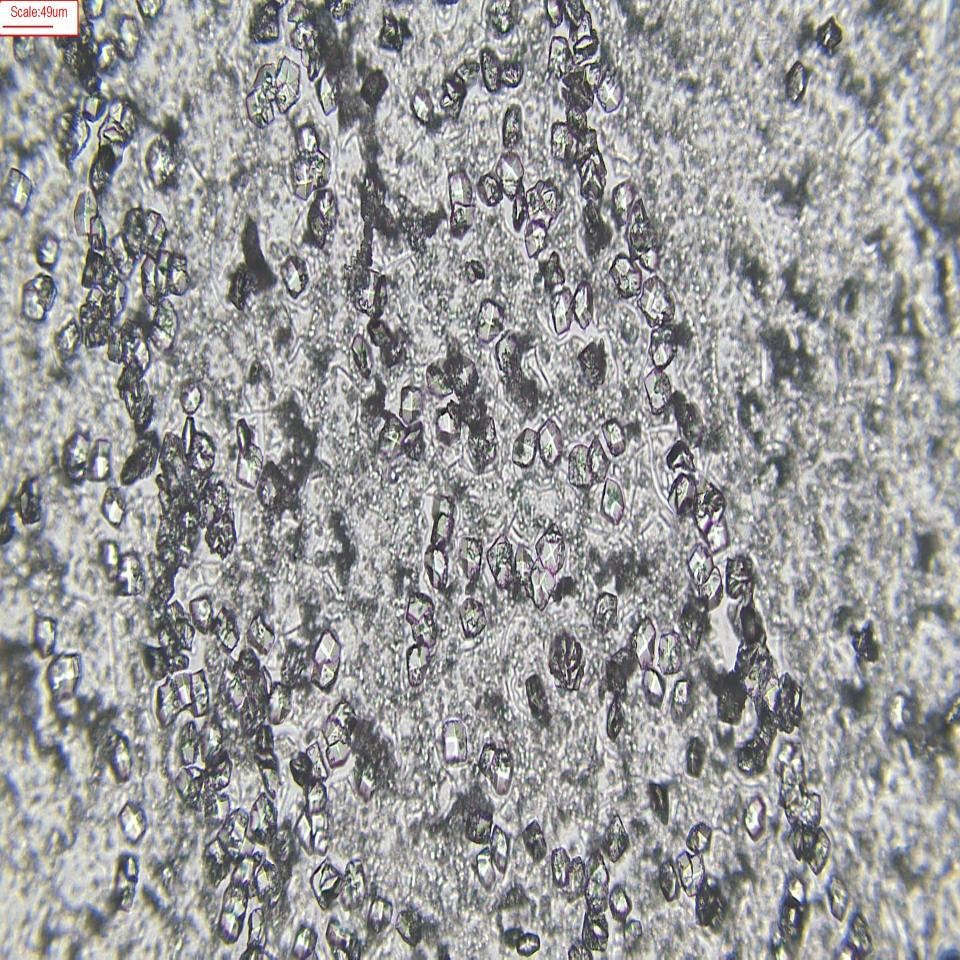
#> input picture moksh_crystaldetection/dataset-detect/test/images/41_cry_jpg.rf.c67273d81ec4a8cde02e358e1dfe5d21.jpg, 960 x 960 px
$ python filtrate_scale.py ../moksh_crystaldetection/dataset-detect/test/images/41_cry_jpg.rf.c67273d81ec4a8cde02e358e1dfe5d21.jpg ../moksh_crystaldetection/dataset-detect/test/images/41_cry_jpg.rf.c67273d81ec4a8cde02e358e1dfe5d21.jpg
#> lines starting #> are read from the running program, lines starting #| are printed output that depends on the picture
import sys
import cv2
import pytesseract

 # Fonction qui extrait l echelle
def extract_scale(img_input):
    img = img_input[0:100, 0:150]
    texte = pytesseract.image_to_string(img, config='--psm 6 digits')
    print(texte)
    return

 # Fonction qui supprime le carre de l echelle
def delete_scale(img_input, img_output):
    return "Hello World"

if __name__ == "__main__":

    # Vérification des inputs
    if len(sys.argv) == 2:
        if sys.argv[1] == "-help":
            print("Supprime le carre en haut a gauche qui donne l echelle et la calcule")
    elif len(sys.argv) != 3:
        print("Usage : python filtrate_scale.py <image_entree> <image_sortie>\npython filtrate_scale.py -help")
        sys.exit(1)


    extract_scale(cv2.imread(sys.argv[1]))
#> in extract_scale, `img = img_input[0:100, 0:150]`:
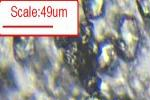
#> img: shape (100, 150, 3); mean B, G, R 155.4, 155.6, 158
#> (the run stopped early here; a loop or call above may not have finished)
